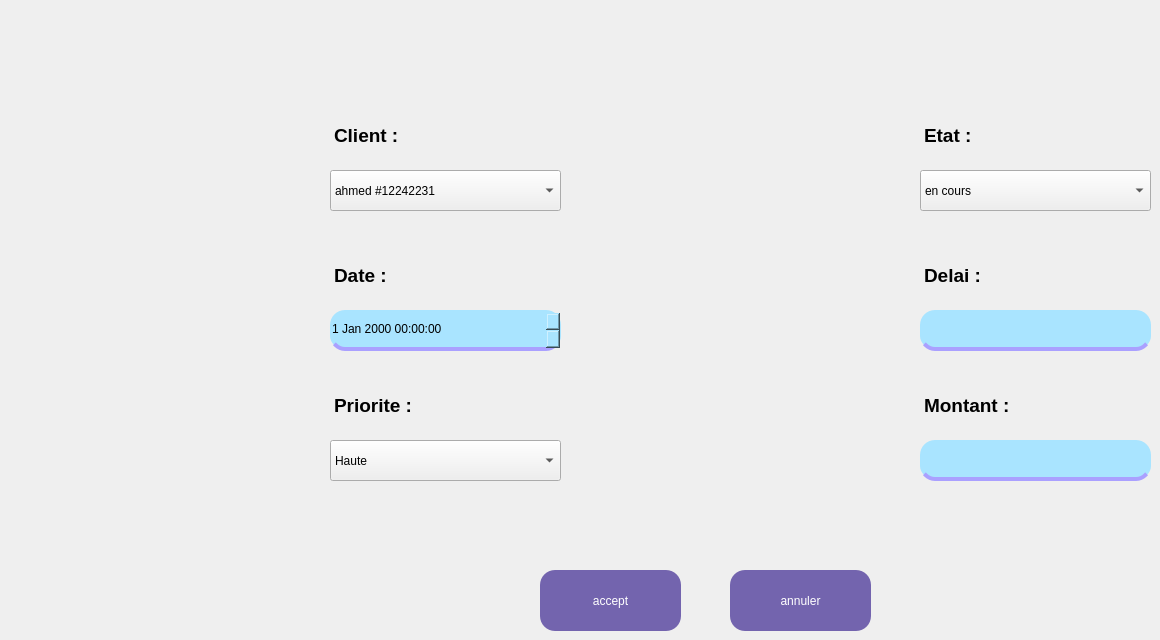
     <widget class="QWidget" name="tab_11">
      <attribute name="title">
       <string>Page</string>
      </attribute>
      <widget class="QComboBox" name="clientmodif">
       <property name="geometry">
        <rect>
         <x>330</x>
         <y>170</y>
         <width>231</width>
         <height>41</height>
        </rect>
       </property>
       <property name="styleSheet">
        <string notr="true">QComboBox

{
font: 500 10pt &quot;Segoe UI&quot;;
    color:black;
    background-color: rgb(169, 228, 255);
    border:none;
    border-bottom:4px solid rgb(170,160 , 255);
    border-radius:15px;
    padding: 5px;
}

QComboBox:focus
{
    border:4px solid rgb(170,160 , 255);
}



QComboBox QAbstractItemView
{
    background-color: rgb(169, 228, 255);
    color: black;
    selection-background-color: rgb(170,160 , 255);
   selected item */
    selection-color: white; 
    border-radius: 15px; 
    padding: 5px;
}


</string>
       </property>
       <item>
        <property name="text">
         <string>ahmed #12242231</string>
        </property>
       </item>
       <item>
        <property name="text">
         <string>salim #15353535</string>
        </property>
       </item>
       <item>
        <property name="text">
         <string>karim #15223142</string>
        </property>
       </item>
      </widget>
      <widget class="QDateTimeEdit" name="datemodif">
       <property name="geometry">
        <rect>
         <x>330</x>
         <y>310</y>
         <width>231</width>
         <height>41</height>
        </rect>
       </property>
       <property name="styleSheet">
        <string notr="true">QDateTimeEdit

{
    font: 500 10pt &quot;Segoe UI&quot;;
	color:black;
	background-color: rgb(169, 228, 255);
	border:none;
	border-bottom:4px solid rgb(170,160 , 255) ;
	border-radius:15px;
}

QDateTimeEdit:Focus
{
	border:4px solid rgb(170,160 , 255);
}</string>
       </property>
      </widget>
      <widget class="QComboBox" name="prioritemodif">
       <property name="geometry">
        <rect>
         <x>330</x>
         <y>440</y>
         <width>231</width>
         <height>41</height>
        </rect>
       </property>
       <property name="styleSheet">
        <string notr="true">QComboBox
{
    font: 500 10pt &quot;Segoe UI&quot;;
    color:black;
    background-color: rgb(169, 228, 255);
    border:none;
    border-bottom:4px solid rgb(170,160 , 255);
    border-radius:15px;
    padding: 5px;
}

QComboBox:focus
{
    border:4px solid rgb(170,160 , 255);
}



QComboBox QAbstractItemView
{
    background-color: rgb(169, 228, 255);
    color: black;
    selection-background-color: rgb(170,160 , 255);
   selected item */
    selection-color: white; 
    border-radius: 15px; 
    padding: 5px;
}


</string>
       </property>
       <item>
        <property name="text">
         <string>Haute</string>
        </property>
       </item>
       <item>
        <property name="text">
         <string>Moyenne</string>
        </property>
       </item>
       <item>
        <property name="text">
         <string>Basse</string>
        </property>
       </item>
      </widget>
      <widget class="QLineEdit" name="montantmodif">
       <property name="geometry">
        <rect>
         <x>920</x>
         <y>440</y>
         <width>231</width>
         <height>41</height>
        </rect>
       </property>
       <property name="styleSheet">
        <string notr="true">QLineEdit
{
	color:black;
	background-color: rgb(169, 228, 255);
	border:none;
	border-bottom:4px solid rgb(170,160 , 255) ;
	border-radius:15px;
}

QLineEdit:Focus
{
	border:4px solid rgb(170,160 , 255);
}</string>
       </property>
      </widget>
      <widget class="QLineEdit" name="delaimodif">
       <property name="geometry">
        <rect>
         <x>920</x>
         <y>310</y>
         <width>231</width>
         <height>41</height>
        </rect>
       </property>
       <property name="styleSheet">
        <string notr="true">QLineEdit
{
	color:black;
	background-color: rgb(169, 228, 255);
	border:none;
	border-bottom:4px solid rgb(170,160 , 255) ;
	border-radius:15px;
}

QLineEdit:Focus
{
	border:4px solid rgb(170,160 , 255);
}</string>
       </property>
      </widget>
      <widget class="QComboBox" name="etatmodif">
       <property name="geometry">
        <rect>
         <x>920</x>
         <y>170</y>
         <width>231</width>
         <height>41</height>
        </rect>
       </property>
       <property name="styleSheet">
        <string notr="true">QComboBox
{
    font: 500 10pt &quot;Segoe UI&quot;;
    color:black;
    background-color: rgb(169, 228, 255);
    border:none;
    border-bottom:4px solid rgb(170,160 , 255);
    border-radius:15px;
    padding: 5px;
}

QComboBox:focus
{
    border:4px solid rgb(170,160 , 255);
}



QComboBox QAbstractItemView
{
    background-color: rgb(169, 228, 255);
    color: black;
    selection-background-color: rgb(170,160 , 255);
   selected item */
    selection-color: white; 
    border-radius: 15px; 
    padding: 5px;
}


</string>
       </property>
       <item>
        <property name="text">
         <string>en cours</string>
        </property>
       </item>
       <item>
        <property name="text">
         <string>annuler</string>
        </property>
       </item>
       <item>
        <property name="text">
         <string>livre</string>
        </property>
       </item>
      </widget>
      <widget class="QTextBrowser" name="textBrowse32">
       <property name="geometry">
        <rect>
         <x>330</x>
         <y>390</y>
         <width>171</width>
         <height>41</height>
        </rect>
       </property>
       <property name="styleSheet">
        <string notr="true">QTextBrowser
{
    background-color: transparent; 
    border: none; 
    color: black; 
}</string>
       </property>
       <property name="html">
        <string>&lt;!DOCTYPE HTML PUBLIC &quot;-//W3C//DTD HTML 4.0//EN&quot; &quot;http://www.w3.org/TR/REC-html40/strict.dtd&quot;&gt;
&lt;html&gt;&lt;head&gt;&lt;meta name=&quot;qrichtext&quot; content=&quot;1&quot; /&gt;&lt;style type=&quot;text/css&quot;&gt;
p, li { white-space: pre-wrap; }
&lt;/style&gt;&lt;/head&gt;&lt;body style=&quot; font-family:'MS Shell Dlg 2'; font-size:7.8pt; font-weight:400; font-style:normal;&quot;&gt;
&lt;p style=&quot; margin-top:0px; margin-bottom:0px; margin-left:0px; margin-right:0px; -qt-block-indent:0; text-indent:0px;&quot;&gt;&lt;span style=&quot; font-family:'Segoe UI'; font-size:14pt; font-weight:696;&quot;&gt;Priorite :&lt;/span&gt;&lt;/p&gt;&lt;/body&gt;&lt;/html&gt;</string>
       </property>
      </widget>
      <widget class="QTextBrowser" name="textBrowser_19">
       <property name="geometry">
        <rect>
         <x>330</x>
         <y>260</y>
         <width>171</width>
         <height>41</height>
        </rect>
       </property>
       <property name="styleSheet">
        <string notr="true">QTextBrowser
{
    background-color: transparent; 
    border: none; 
    color: black; 
}</string>
       </property>
       <property name="html">
        <string>&lt;!DOCTYPE HTML PUBLIC &quot;-//W3C//DTD HTML 4.0//EN&quot; &quot;http://www.w3.org/TR/REC-html40/strict.dtd&quot;&gt;
&lt;html&gt;&lt;head&gt;&lt;meta name=&quot;qrichtext&quot; content=&quot;1&quot; /&gt;&lt;style type=&quot;text/css&quot;&gt;
p, li { white-space: pre-wrap; }
&lt;/style&gt;&lt;/head&gt;&lt;body style=&quot; font-family:'MS Shell Dlg 2'; font-size:7.8pt; font-weight:400; font-style:normal;&quot;&gt;
&lt;p style=&quot; margin-top:0px; margin-bottom:0px; margin-left:0px; margin-right:0px; -qt-block-indent:0; text-indent:0px;&quot;&gt;&lt;span style=&quot; font-family:'Segoe UI'; font-size:14pt; font-weight:696;&quot;&gt;Date :&lt;/span&gt;&lt;/p&gt;&lt;/body&gt;&lt;/html&gt;</string>
       </property>
      </widget>
      <widget class="QTextBrowser" name="textBrowser_20">
       <property name="geometry">
        <rect>
         <x>330</x>
         <y>120</y>
         <width>171</width>
         <height>41</height>
        </rect>
       </property>
       <property name="styleSheet">
        <string notr="true">QTextBrowser
{
    background-color: transparent; 
    border: none; 
    color: black; 
}</string>
       </property>
       <property name="html">
        <string>&lt;!DOCTYPE HTML PUBLIC &quot;-//W3C//DTD HTML 4.0//EN&quot; &quot;http://www.w3.org/TR/REC-html40/strict.dtd&quot;&gt;
&lt;html&gt;&lt;head&gt;&lt;meta name=&quot;qrichtext&quot; content=&quot;1&quot; /&gt;&lt;style type=&quot;text/css&quot;&gt;
p, li { white-space: pre-wrap; }
&lt;/style&gt;&lt;/head&gt;&lt;body style=&quot; font-family:'MS Shell Dlg 2'; font-size:7.8pt; font-weight:400; font-style:normal;&quot;&gt;
&lt;p style=&quot; margin-top:0px; margin-bottom:0px; margin-left:0px; margin-right:0px; -qt-block-indent:0; text-indent:0px;&quot;&gt;&lt;span style=&quot; font-family:'Segoe UI'; font-size:14pt; font-weight:696;&quot;&gt;Client :&lt;/span&gt;&lt;/p&gt;&lt;/body&gt;&lt;/html&gt;</string>
       </property>
      </widget>
      <widget class="QTextBrowser" name="textBrowser_21">
       <property name="geometry">
        <rect>
         <x>920</x>
         <y>120</y>
         <width>171</width>
         <height>41</height>
        </rect>
       </property>
       <property name="styleSheet">
        <string notr="true">QTextBrowser
{
    background-color: transparent; 
    border: none; 
    color: black; 
}</string>
       </property>
       <property name="html">
        <string>&lt;!DOCTYPE HTML PUBLIC &quot;-//W3C//DTD HTML 4.0//EN&quot; &quot;http://www.w3.org/TR/REC-html40/strict.dtd&quot;&gt;
&lt;html&gt;&lt;head&gt;&lt;meta name=&quot;qrichtext&quot; content=&quot;1&quot; /&gt;&lt;style type=&quot;text/css&quot;&gt;
p, li { white-space: pre-wrap; }
&lt;/style&gt;&lt;/head&gt;&lt;body style=&quot; font-family:'MS Shell Dlg 2'; font-size:7.8pt; font-weight:400; font-style:normal;&quot;&gt;
&lt;p style=&quot; margin-top:0px; margin-bottom:0px; margin-left:0px; margin-right:0px; -qt-block-indent:0; text-indent:0px;&quot;&gt;&lt;span style=&quot; font-family:'Segoe UI'; font-size:14pt; font-weight:696;&quot;&gt;Etat :&lt;/span&gt;&lt;/p&gt;&lt;/body&gt;&lt;/html&gt;</string>
       </property>
      </widget>
      <widget class="QTextBrowser" name="textBrowser_22">
       <property name="geometry">
        <rect>
         <x>920</x>
         <y>260</y>
         <width>171</width>
         <height>41</height>
        </rect>
       </property>
       <property name="styleSheet">
        <string notr="true">QTextBrowser
{
    background-color: transparent; 
    border: none; 
    color: black; 
}</string>
       </property>
       <property name="html">
        <string>&lt;!DOCTYPE HTML PUBLIC &quot;-//W3C//DTD HTML 4.0//EN&quot; &quot;http://www.w3.org/TR/REC-html40/strict.dtd&quot;&gt;
&lt;html&gt;&lt;head&gt;&lt;meta name=&quot;qrichtext&quot; content=&quot;1&quot; /&gt;&lt;style type=&quot;text/css&quot;&gt;
p, li { white-space: pre-wrap; }
&lt;/style&gt;&lt;/head&gt;&lt;body style=&quot; font-family:'MS Shell Dlg 2'; font-size:7.8pt; font-weight:400; font-style:normal;&quot;&gt;
&lt;p style=&quot; margin-top:0px; margin-bottom:0px; margin-left:0px; margin-right:0px; -qt-block-indent:0; text-indent:0px;&quot;&gt;&lt;span style=&quot; font-family:'Segoe UI'; font-size:14pt; font-weight:696;&quot;&gt;Delai :&lt;/span&gt;&lt;/p&gt;&lt;/body&gt;&lt;/html&gt;</string>
       </property>
      </widget>
      <widget class="QTextBrowser" name="textBrowser_23">
       <property name="geometry">
        <rect>
         <x>920</x>
         <y>390</y>
         <width>171</width>
         <height>41</height>
        </rect>
       </property>
       <property name="styleSheet">
        <string notr="true">QTextBrowser
{
    background-color: transparent; 
    border: none; 
    color: black; 
}</string>
       </property>
       <property name="html">
        <string>&lt;!DOCTYPE HTML PUBLIC &quot;-//W3C//DTD HTML 4.0//EN&quot; &quot;http://www.w3.org/TR/REC-html40/strict.dtd&quot;&gt;
&lt;html&gt;&lt;head&gt;&lt;meta name=&quot;qrichtext&quot; content=&quot;1&quot; /&gt;&lt;style type=&quot;text/css&quot;&gt;
p, li { white-space: pre-wrap; }
&lt;/style&gt;&lt;/head&gt;&lt;body style=&quot; font-family:'MS Shell Dlg 2'; font-size:7.8pt; font-weight:400; font-style:normal;&quot;&gt;
&lt;p style=&quot; margin-top:0px; margin-bottom:0px; margin-left:0px; margin-right:0px; -qt-block-indent:0; text-indent:0px;&quot;&gt;&lt;span style=&quot; font-family:'Segoe UI'; font-size:14pt; font-weight:696;&quot;&gt;Montant :&lt;/span&gt;&lt;/p&gt;&lt;/body&gt;&lt;/html&gt;</string>
       </property>
      </widget>
      <widget class="QPushButton" name="accepte_2_com">
       <property name="geometry">
        <rect>
         <x>540</x>
         <y>570</y>
         <width>141</width>
         <height>61</height>
        </rect>
       </property>
       <property name="styleSheet">
        <string notr="true">QPushButton
{
border:none;
color: white;
background-color: rgb(115, 100, 174);
font: 700 9pt &quot;Segoe UI&quot;;
border-radius:15px;
min-width: 80px; 
min-height: 30px; 
}

QPushButton:Hover
{
background-color: rgb(75,0,130);
}
QPushButton:pressed
{
border-bottom:5px solid rgb(75,0,130);
}


</string>
       </property>
       <property name="text">
        <string>accept</string>
       </property>
      </widget>
      <widget class="QPushButton" name="annuler_com">
       <property name="geometry">
        <rect>
         <x>730</x>
         <y>570</y>
         <width>141</width>
         <height>61</height>
        </rect>
       </property>
       <property name="styleSheet">
        <string notr="true">QPushButton
{
border:none;
color: white;
background-color: rgb(115, 100, 174);
font: 700 9pt &quot;Segoe UI&quot;;
border-radius:15px;
min-width: 80px; 
min-height: 30px; 
}

QPushButton:Hover
{
background-color: rgb(75,0,130);
}
QPushButton:pressed
{
border-bottom:5px solid rgb(75,0,130);
}


</string>
       </property>
       <property name="text">
        <string>annuler</string>
       </property>
      </widget>
     </widget>
